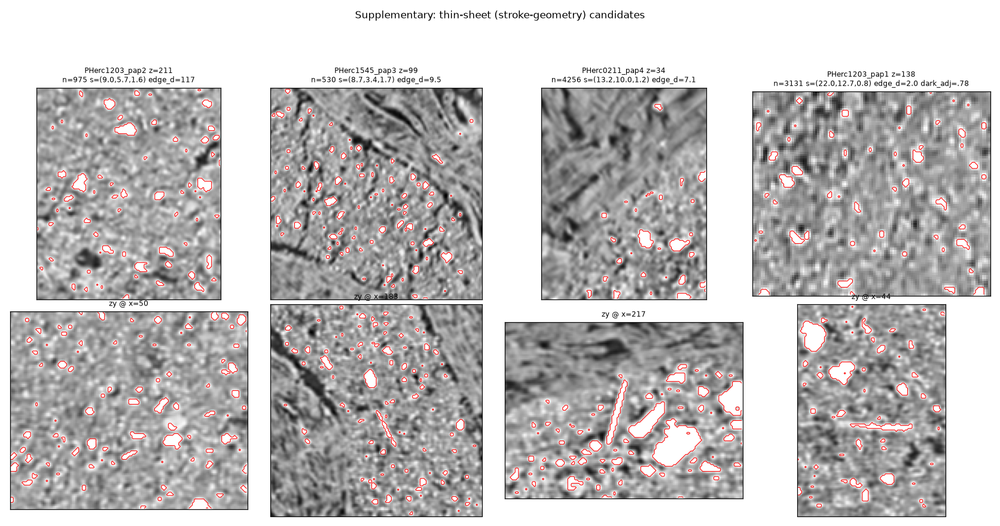
#> input picture comb/dense_sheet_candidates.png, 1000 x 526 px, shrunk from 1672 x 880 before the run
$ python -i verdict_common.py   (imports and definitions only)
#> lines starting #> are read from the running program, lines starting #| are printed output that depends on the picture; after the words box and inside, x2 and y2 are one past the last pixel; in counts of white or black regions, pixels touching at a corner belong together
"""Shared utilities for the ink9um 1203 verdict analysis."""
import json
import numpy as np
import tifffile
from pathlib import Path
from scipy import ndimage as ndi

ROOT = Path(r"C:\Users\benbl\Desktop\Vsuvious\trackD")
OUT_1203 = ROOT / "out" / "ink9um_1203"
OUT_W035 = ROOT / "out" / "ink9um_w035"
SALVAGE = ROOT / "salvage"
DDATA = Path(r"D:\vesuvius-data\trackD")

SEG_A = "auto_grown_20251005230830031"
SEG_B = "auto_grown_20251005231446965"

MAPS = {
    # 1203 maps
    "1203A_s42":  OUT_1203 / f"{SEG_A}_hybrid_3d2d-seed42_step-075000.tif",
    "1203A_s42r": OUT_1203 / f"{SEG_A}_hybrid_3d2d-seed42_step-075000_reverse.tif",
    "1203A_s43":  OUT_1203 / f"{SEG_A}_hybrid_3d2d-seed43_step-075000.tif",
    "1203A_s43r": OUT_1203 / f"{SEG_A}_hybrid_3d2d-seed43_step-075000_reverse.tif",
    "1203B_s42":  OUT_1203 / f"{SEG_B}_hybrid_3d2d-seed42_step-075000.tif",
    "1203B_s42r": OUT_1203 / f"{SEG_B}_hybrid_3d2d-seed42_step-075000_reverse.tif",
    "1203B_s43":  OUT_1203 / f"{SEG_B}_hybrid_3d2d-seed43_step-075000.tif",
    "1203B_s43r": OUT_1203 / f"{SEG_B}_hybrid_3d2d-seed43_step-075000_reverse.tif",
    # control maps
    "w035_s42":   OUT_W035 / "w035_seed42-075000.tif",
    "w035_s42r":  OUT_W035 / "w035_seed42-075000_reverse.tif",
    "w035_s43":   OUT_W035 / "w035_seed43-075000.tif",
    "w035_s43r":  OUT_W035 / "w035_seed43-075000_reverse.tif",
    "w035_rend42": OUT_W035 / "w035_rendered_seed42-075000.tif",
}


def load_map(key):
    arr = tifffile.imread(str(MAPS[key]))
    return np.asarray(arr)


def valid_mask(arr, erode=8):
    """Valid-region mask: fill holes of nonzero support, then erode a bit
    so rotated-diamond edges don't pollute statistics."""
    m = arr > 0
    m = ndi.binary_closing(m, structure=np.ones((5, 5), bool))
    m = ndi.binary_fill_holes(m)
    if erode:
        m = ndi.binary_erosion(m, structure=np.ones((3, 3), bool), iterations=erode)
    return m


def load_w035_label2d(shape=None):
    """Human ink labels for w035, max over z -> 2D binary."""
    lab = np.load(DDATA / "w035_ink.npy", mmap_mode="r")  # (28, 5820, 5240)
    lab2d = np.zeros(lab.shape[1:], dtype=np.uint8)
    for z in range(lab.shape[0]):
        np.maximum(lab2d, np.asarray(lab[z]), out=lab2d)
    lab2d = (lab2d > 0)
    if shape is not None:
        lab2d = lab2d[: shape[0], : shape[1]]
    return lab2d


def downsample(arr, f):
    """Block-mean downsample by integer factor f (crops remainder)."""
    a = arr[: arr.shape[0] // f * f, : arr.shape[1] // f * f].astype(np.float32)
    return a.reshape(a.shape[0] // f, f, a.shape[1] // f, f).mean(axis=(1, 3))


def save_json(path, obj):
    def cnv(o):
        if isinstance(o, (np.floating,)):
            return float(o)
        if isinstance(o, (np.integer,)):
            return int(o)
        if isinstance(o, np.ndarray):
            return o.tolist()
        raise TypeError(type(o))
    Path(path).write_text(json.dumps(obj, indent=1, default=cnv))

>>> import cv2
>>> picture = cv2.imread('../comb/dense_sheet_candidates.png', cv2.IMREAD_GRAYSCALE)
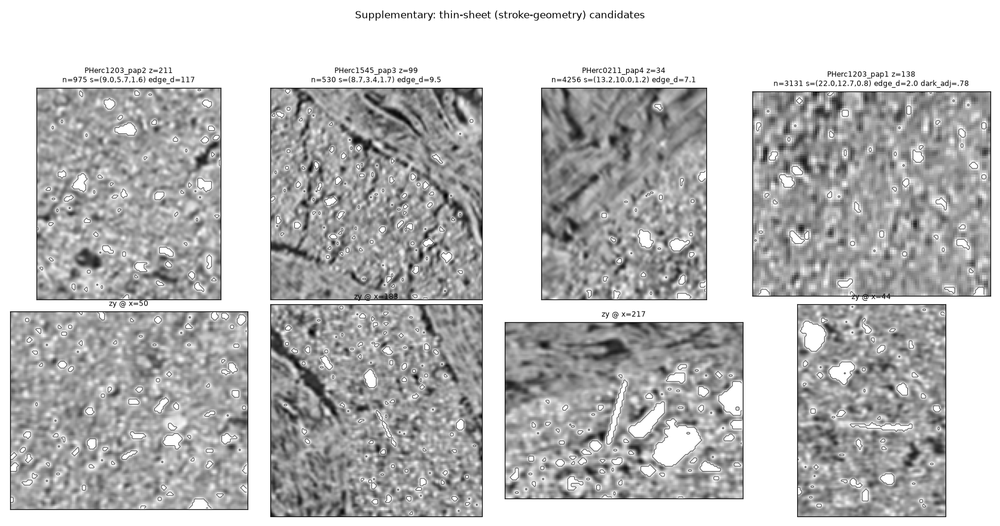
#> picture: shape (526, 1000); min 0, max 255, mean 189.1
>>> result = valid_mask(picture)
#> in valid_mask, `m = arr > 0`:
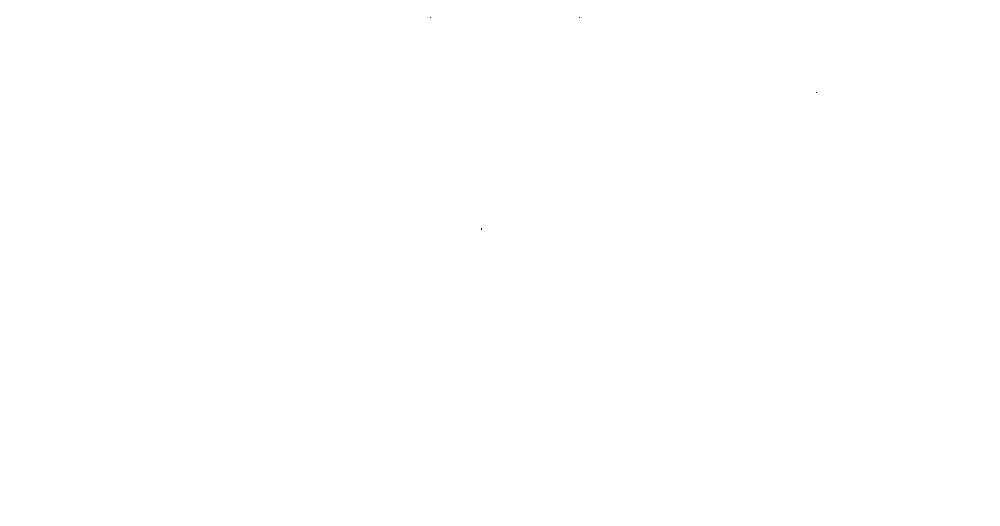
#> m: shape (526, 1000) bool; 100% white; black in thin lines or dots, all inside (x1, y1, x2, y2) = (430, 17, 817, 230)
#> in valid_mask, `m = ndi.binary_closing(m, structure=np.ones((5, 5), bool))`:
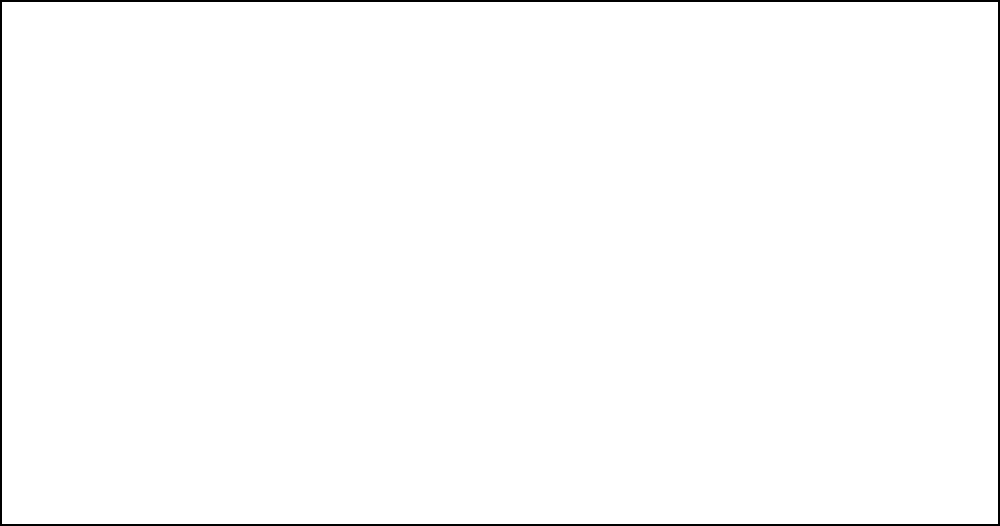
#> m: shape (526, 1000) bool; 98.8% white; 1 black region, box (x1, y1, x2, y2) and area: (0, 0, 1000, 526) 6088
#> in valid_mask, `m = ndi.binary_erosion(m, structure=np.ones((3, 3), bool), iterations=..`:
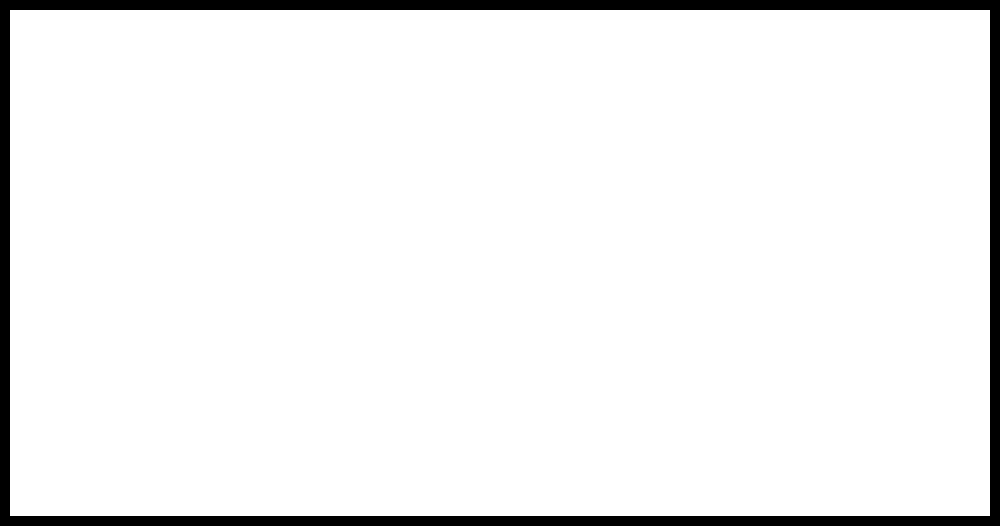
#> m: shape (526, 1000) bool; 94.3% white; 1 black region, box (x1, y1, x2, y2) and area: (0, 0, 1000, 526) 30120
